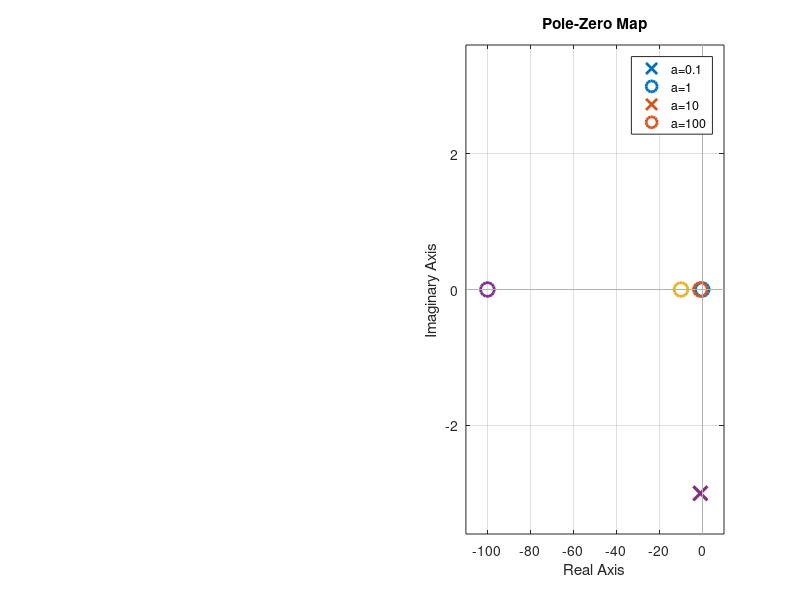

The MATLAB script that drew this image:
clc;
a=tf([10/.1 10],[1 2 10]);
b=tf([10/1 10],[1 2 10]);
c=tf([10/10 10],[1 2 10]);
d=tf([10/100 10],[1 2 10]);
subplot(1,2,1);
step(a,b,c,d);
legend('a=0.1','a=1','a=10','a=100');
subplot(1,2,2);
pzmap(a,b,c,d);
legend('a=0.1','a=1','a=10','a=100');